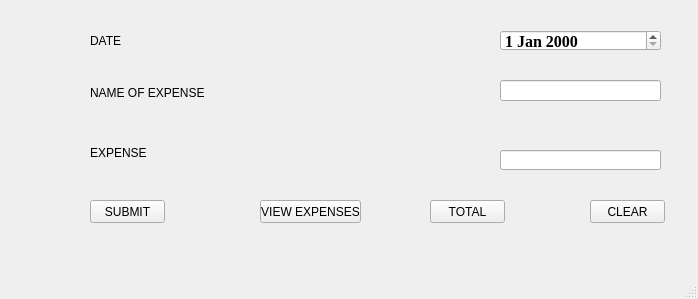
<?xml version="1.0" encoding="UTF-8"?>
<ui version="4.0">
 <class>MainWindow</class>
 <widget class="QMainWindow" name="MainWindow">
  <property name="geometry">
   <rect>
    <x>0</x>
    <y>0</y>
    <width>698</width>
    <height>299</height>
   </rect>
  </property>
  <property name="windowTitle">
   <string>MainWindow</string>
  </property>
  <widget class="QWidget" name="centralwidget">
   <widget class="QDateEdit" name="dateEdit">
    <property name="geometry">
     <rect>
      <x>500</x>
      <y>30</y>
      <width>161</width>
      <height>21</height>
     </rect>
    </property>
    <property name="font">
     <font>
      <family>Times New Roman</family>
      <pointsize>12</pointsize>
      <weight>75</weight>
      <bold>true</bold>
     </font>
    </property>
   </widget>
   <widget class="QLabel" name="label">
    <property name="geometry">
     <rect>
      <x>90</x>
      <y>30</y>
      <width>151</width>
      <height>21</height>
     </rect>
    </property>
    <property name="text">
     <string>DATE</string>
    </property>
   </widget>
   <widget class="QLabel" name="label_2">
    <property name="geometry">
     <rect>
      <x>90</x>
      <y>82</y>
      <width>121</width>
      <height>21</height>
     </rect>
    </property>
    <property name="text">
     <string>NAME OF EXPENSE</string>
    </property>
   </widget>
   <widget class="QLabel" name="label_3">
    <property name="geometry">
     <rect>
      <x>90</x>
      <y>143</y>
      <width>91</width>
      <height>20</height>
     </rect>
    </property>
    <property name="text">
     <string>EXPENSE</string>
    </property>
   </widget>
   <widget class="QLineEdit" name="lineEdit">
    <property name="geometry">
     <rect>
      <x>500</x>
      <y>80</y>
      <width>161</width>
      <height>21</height>
     </rect>
    </property>
   </widget>
   <widget class="QPushButton" name="pushButton">
    <property name="geometry">
     <rect>
      <x>90</x>
      <y>200</y>
      <width>75</width>
      <height>23</height>
     </rect>
    </property>
    <property name="text">
     <string>SUBMIT</string>
    </property>
   </widget>
   <widget class="QLineEdit" name="lineEdit_2">
    <property name="geometry">
     <rect>
      <x>500</x>
      <y>150</y>
      <width>161</width>
      <height>20</height>
     </rect>
    </property>
    <property name="tabletTracking">
     <bool>false</bool>
    </property>
    <property name="whatsThis">
     <string>&lt;html&gt;&lt;head/&gt;&lt;body&gt;&lt;p&gt;&lt;br/&gt;&lt;/p&gt;&lt;/body&gt;&lt;/html&gt;</string>
    </property>
   </widget>
   <widget class="QPushButton" name="pushButton_2">
    <property name="geometry">
     <rect>
      <x>260</x>
      <y>200</y>
      <width>101</width>
      <height>23</height>
     </rect>
    </property>
    <property name="text">
     <string>VIEW EXPENSES</string>
    </property>
   </widget>
   <widget class="QPushButton" name="pushButton_3">
    <property name="geometry">
     <rect>
      <x>430</x>
      <y>200</y>
      <width>75</width>
      <height>23</height>
     </rect>
    </property>
    <property name="text">
     <string>TOTAL</string>
    </property>
   </widget>
   <widget class="QPushButton" name="pushButton_4">
    <property name="geometry">
     <rect>
      <x>590</x>
      <y>200</y>
      <width>75</width>
      <height>23</height>
     </rect>
    </property>
    <property name="text">
     <string>CLEAR</string>
    </property>
   </widget>
  </widget>
  <widget class="QStatusBar" name="statusbar"/>
 </widget>
 <resources/>
 <connections/>
</ui>
